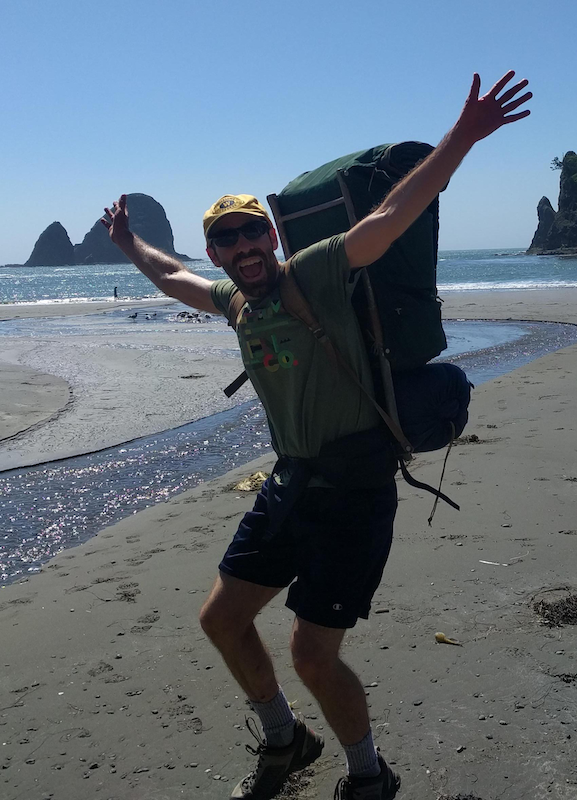
#> input picture lab5/beach_portrait.png, 577 x 800 px
$ python blur.py
#> lines starting #> are read from the running program, lines starting #| are printed output that depends on the picture
# Name: Markus Gunadi, Issa Mohamed
# Date: 10/27/21
# Class: CS 111
# Prof: Aaron Bauer

import matplotlib.pyplot as plt

# beach_portrait_gray.png is an RGB image, so image is a 3D array with 3 values at each pixel location
# the slice is to remove an unnecessary alpha channel, if present
image = plt.imread("beach_portrait.png")[:, :, :3]
#> image is the input picture: shape (800, 577, 3) float32; mean R, G, B 0.378, 0.429, 0.478


def blur(img, radius):
#> called with radius = 3
    radius = int(radius)
    # Checks and balances for common errors:
    if (radius < 0):
        print("radius is a negative number.")
        return img
    new_img = img.copy()
    # Calculating the perimeter of image:
    img_height = len(img) - 1
#> img_height = 799
    img_width = len(img[0]) - 1
#> img_width = 576
    for row in range(len(image)):
        # Finding the single pixel:
        for column in range(len(image[row])):
            rgb_pixel = image[row][column]
            # Calculating the perimeter and edge cases of the image:
            start_width = column - radius
            if (start_width < 0):
                start_width = 0
            end_width = column + radius
            if (end_width > img_width):
                end_width = img_width
            start_height = row - radius
            if (start_height < 0):
                start_height = 0
            end_height =  row + radius
            if (end_height > img_height):
                end_height = img_height
            splice_img_array = img[start_height:end_height,start_width: end_width]
            # finding mean average of each color in each pixel:
            red_pixel_mean_value = splice_img_array[:, :, 0].mean()
            green_pixel_mean_value = splice_img_array[:, :, 1].mean()
            blue_pixel_mean_value = splice_img_array[:, :, 2].mean()
            mean_pixel_array = [red_pixel_mean_value, green_pixel_mean_value, blue_pixel_mean_value]
            new_img[row][column] = mean_pixel_array
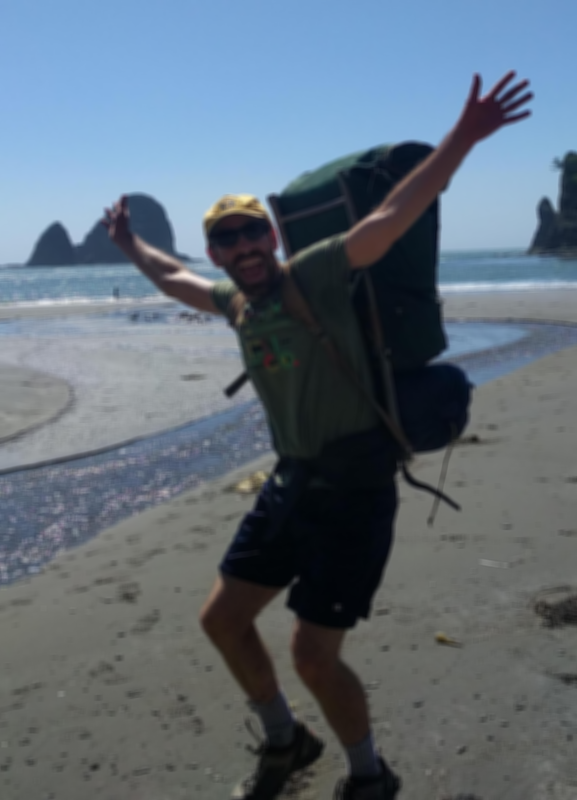
#> new_img: shape (800, 577, 3) float32; mean R, G, B 0.378, 0.429, 0.478
    return new_img


    # YOUR CODE HERE TO PRODUCE AND RETURN A NEW array THAT IS A BLURRED VERSION OF img


plt.imsave("beach_portrait_blur.png", blur(image, 3))

$ run again, with lab5/meadow.png copied over lab5/beach_portrait.png
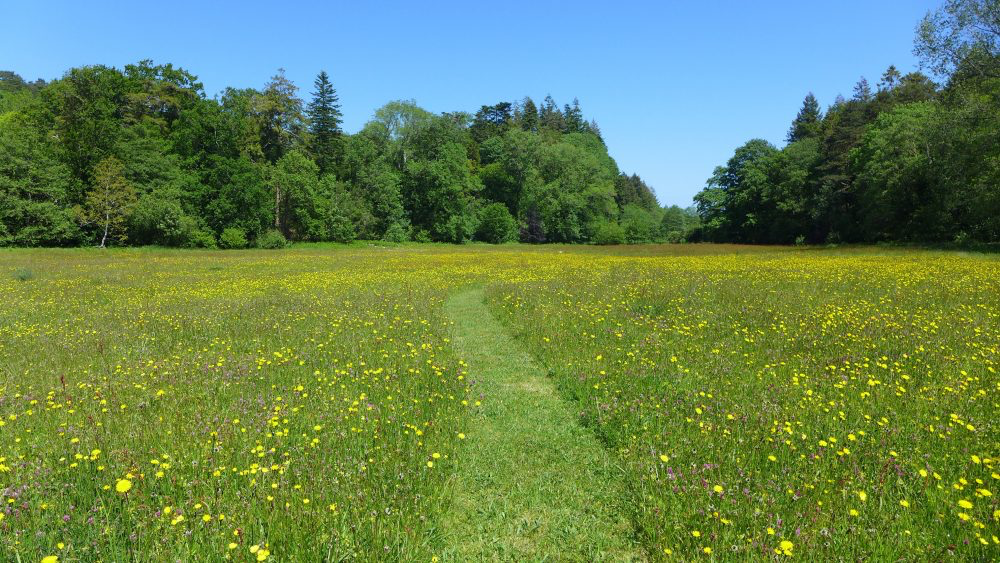
#> input picture lab5/meadow.png, 1000 x 563 px
#> image is the input picture: shape (563, 1000, 3) float32; mean R, G, B 0.403, 0.516, 0.329
#> img_height = 562
#> img_width = 999
#> after the loop in blur, `for row in range(len(image)):`:
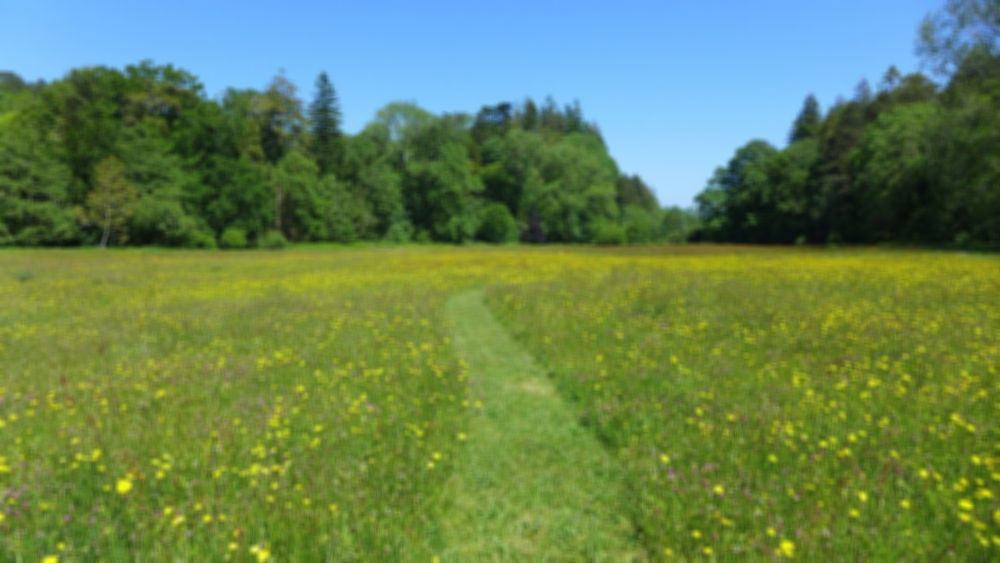
#> new_img: shape (563, 1000, 3) float32; mean R, G, B 0.403, 0.516, 0.329

$ run again, with lab5/oz_bluescreen.png copied over lab5/beach_portrait.png
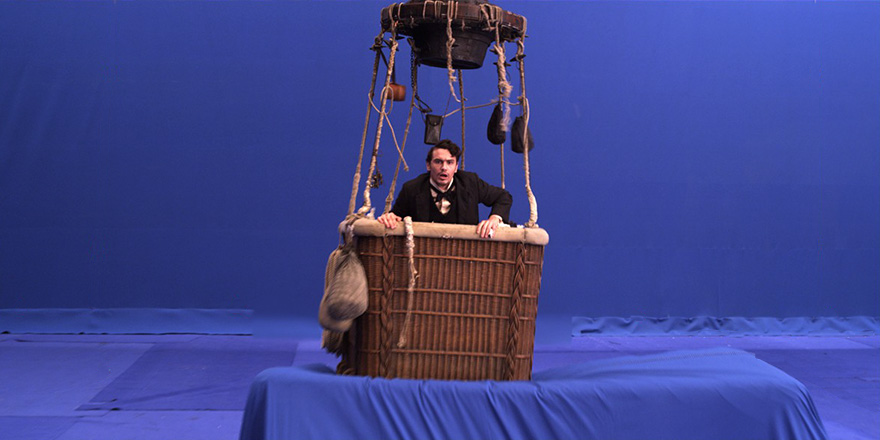
#> input picture lab5/oz_bluescreen.png, 880 x 440 px
#> image is the input picture: shape (440, 880, 3) float32; mean R, G, B 0.249, 0.272, 0.559
#> img_height = 439
#> img_width = 879
#> after the loop in blur, `for row in range(len(image)):`:
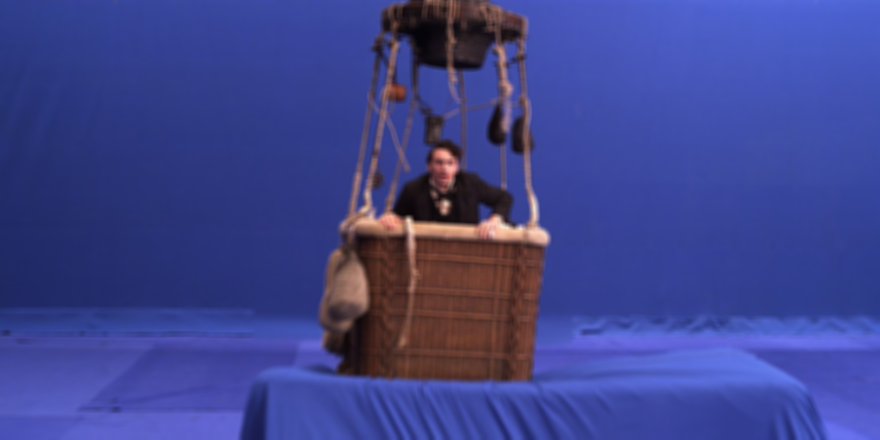
#> new_img: shape (440, 880, 3) float32; mean R, G, B 0.249, 0.271, 0.559

$ run again, with lab5/reference-oz_meadow.png copied over lab5/beach_portrait.png
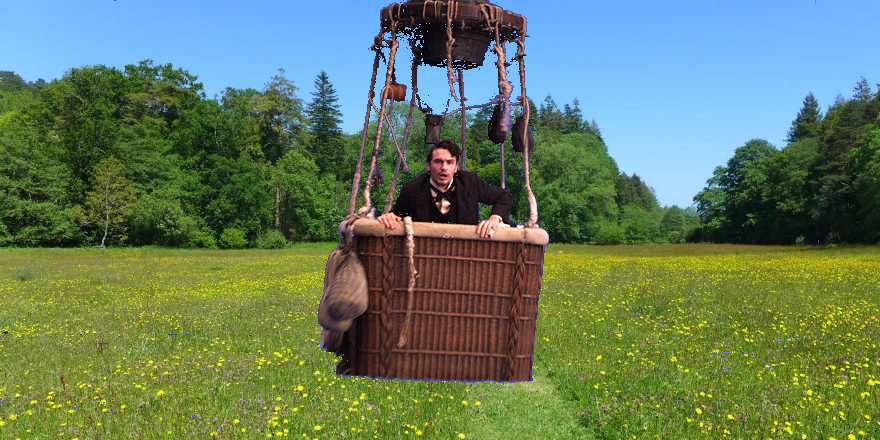
#> input picture lab5/reference-oz_meadow.png, 880 x 440 px
#> img_height = 439
#> img_width = 879
#> after the loop in blur, `for row in range(len(image)):`:
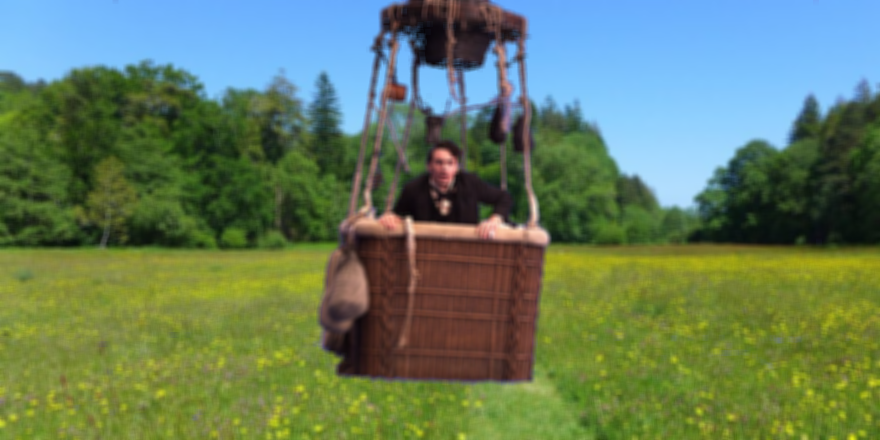
#> new_img: shape (440, 880, 3) float32; mean R, G, B 0.399, 0.488, 0.373
